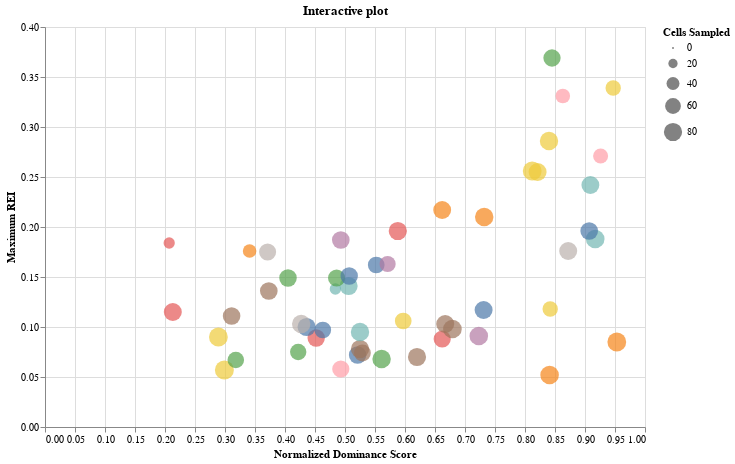
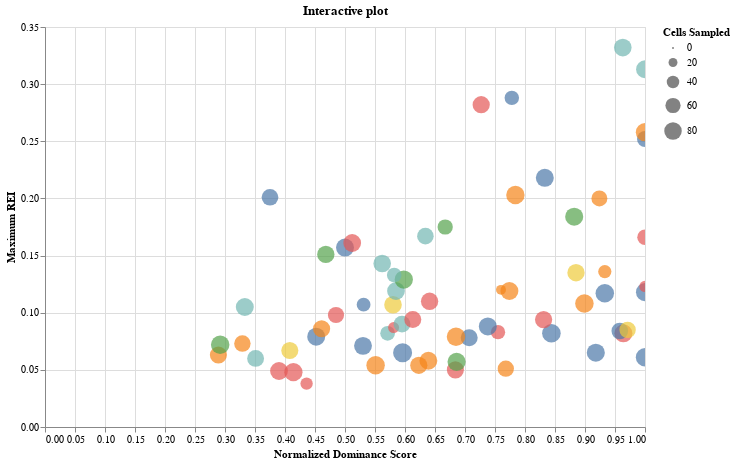

Write notebook code for charts like these, in order.
### Code cell
cmap = "viridis"

vmin = min(getattr(node, stat) for tree in trees.values() for node in tree.tree.traverse())
vmax = max(getattr(node, stat) for tree in trees.values() for node in tree.tree.traverse())

for time, time_df in df.groupby("time"):

    scatter_plot = alt.Chart(time_df.round(3)).mark_circle().encode(
        x=alt.X('normalized dominance score:Q', title='Normalized Dominance Score'),
        y=alt.Y('maximum REI:Q', title='Maximum REI'),
        size=alt.Size('cells sampled:Q', title='Cells Sampled'),
        color=alt.Color('mouse:N', title='Mouse', legend=None),
        tooltip=['uid:N', 'cells sampled:Q', 'median Δaffinity:Q', 'Δaffinity of max REI node:Q']  # Tooltip to show the uid when hovered over
    ).properties(
        width=600,
        height=400,
        title='Interactive plot'
    ).interactive()

    # Display the plot
    scatter_plot.show()
    scatter_plot.save(f"{output_dir}/interactive_REI_Dom_{time}.html")
